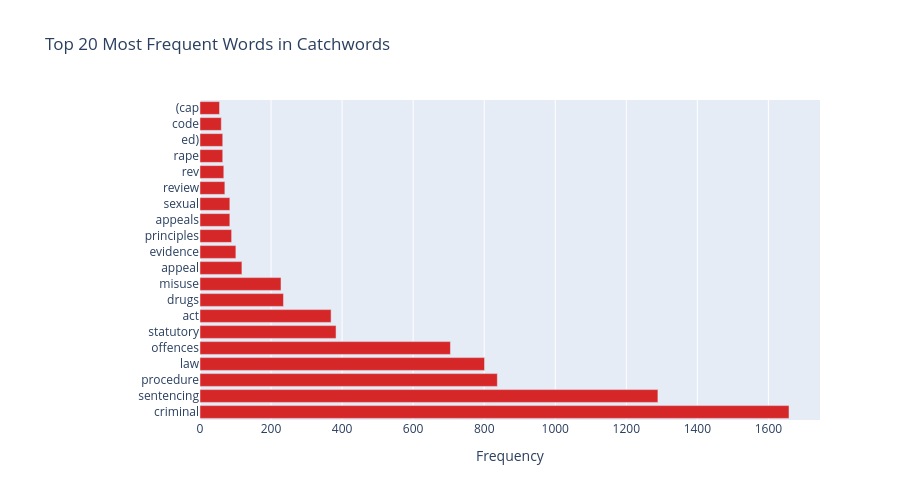

Notebook cell for this chart:
### Code cell
# Extract key terms from catchwords (words appearing frequently)
from collections import Counter

# Extract all words from catchwords (filter common words)
stop_words = {'the', 'a', 'an', 'and', 'or', 'of', 'in', 'to', 'is', 'was', 'are'}
all_words = []

for catchword in df['catchword']:
    words = [w.lower().strip('—').strip() for w in str(catchword).split()]
    words = [w for w in words if w and w not in stop_words and len(w) > 2]
    all_words.extend(words)

word_freq = Counter(all_words).most_common(20)
words, counts = zip(*word_freq)

fig = go.Figure(data=[
    go.Bar(x=counts, y=words, orientation='h', marker_color='#d62728')
])
fig.update_layout(
    title="Top 20 Most Frequent Words in Catchwords",
    xaxis_title="Frequency",
    height=500,
    margin=dict(l=200)
)
fig.show()

### Figure 1 — Plotly figure (JSON) as saved in the notebook; plotly's stock layout.template omitted (floating-point values rounded to 4 significant figures)
{"data": [{"marker": {"color": "#d62728"}, "orientation": "h", "type": "bar", "x": [1658, 1289, 837, 801, 705, 383, 369, 235, 228, 118, 101, 89, 84, 84, 70, 67, 64, 64, 60, 55], "y": ["criminal", "sentencing", "procedure", "law", "offences", "statutory", "act", "drugs", "misuse", "appeal", "evidence", "principles", "appeals", "sexual", "review", "rev", "rape", "ed)", "code", "(cap"]}], "layout": {"height": 500, "margin": {"l": 200}, "title": {"text": "Top 20 Most Frequent Words in Catchwords"}, "xaxis": {"title": {"text": "Frequency"}}}}
